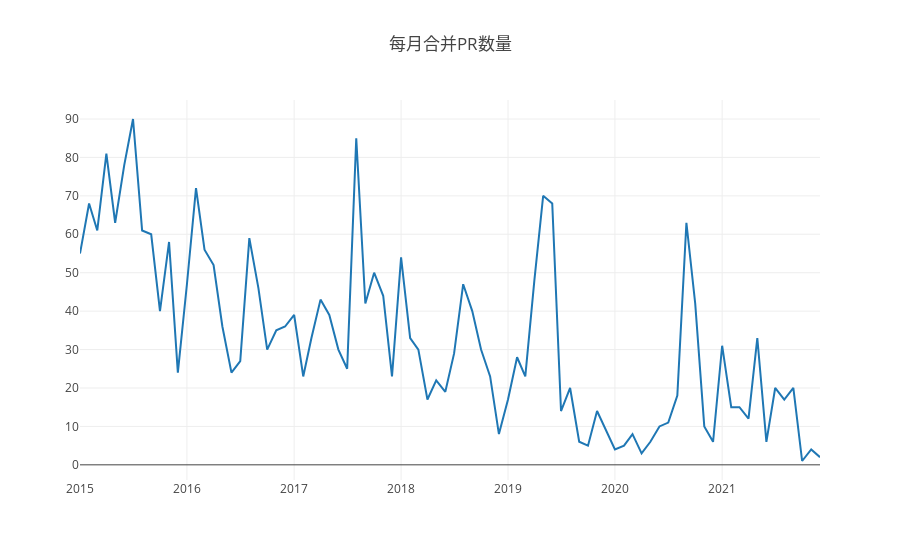

Here is the notebook cell this chart was saved with:
### Code cell
var startYear = 2015,
  endYear = 2021;
var years = [];
var repo_id = 3228505;
var query = openDigger.driver.clickhouse.query;
for (var y = startYear; y <= endYear; y++) years.push(y);
console.log("任务3.2");
Promise.all(
  years.map((year) => {
    return query(`
    select pull_merged_at
    from github_log.events
    where repo_id=${repo_id} and type = 'PullRequestEvent'  and toYear (created_at) = ${year}
    `);
  })
).then((data) => {
  const tmp = {};
  for (let i = 0; i < data.length; i++) {
    for (let j = 0; j < data[i].length; j++) {
      if (data[i][j].pull_merged_at != null && data[i][j].pull_merged_at.slice(0, 4) !== "1970") {
        if (tmp.hasOwnProperty(data[i][j].pull_merged_at.slice(0, 7))) {
          tmp[data[i][j].pull_merged_at.slice(0, 7)] += 1;
        } else {
          tmp[data[i][j].pull_merged_at.slice(0, 7)] = 1;
        }
      }
    }
  }
  const ordered = Object.fromEntries(Object.entries(tmp).sort());
  let timeArray = [];
  let countArray = [];
  for (const key in ordered) {
    timeArray.push(key);
    countArray.push(ordered[key]);
  }
  for (let i = 0; i < timeArray.length; i++) {
    console.log("月份: " + timeArray[i]);
    console.log("当月合并PR: " + countArray[i]);
  }
  var data = [
    {
      x: timeArray,
      y: countArray,
      type: "scatter",
    },
  ];
  openDigger.render.plotly(data, { title: "每月合并PR数量" });
});

### Figure 1 — Plotly figure (JSON) as saved in the notebook; plotly's stock layout.template omitted (floating-point values rounded to 4 significant figures)
{"data": [{"type": "scatter", "x": ["2015-01", "2015-02", "2015-03", "2015-04", "2015-05", "2015-06", "2015-07", "2015-08", "2015-09", "2015-10", "2015-11", "2015-12", "2016-01", "2016-02", "2016-03", "2016-04", "2016-05", "2016-06", "2016-07", "2016-08", "2016-09", "2016-10", "2016-11", "2016-12", "2017-01", "2017-02", "2017-03", "2017-04", "2017-05", "2017-06", "2017-07", "2017-08", "2017-09", "2017-10", "2017-11", "2017-12", "2018-01", "2018-02", "2018-03", "2018-04", "2018-05", "2018-06", "2018-07", "2018-08", "2018-09", "2018-10", "2018-11", "2018-12", "2019-01", "2019-02", "2019-03", "2019-04", "2019-05", "2019-06", "2019-07", "2019-08", "2019-09", "2019-10", "2019-11", "2020-01", "2020-02", "2020-03", "2020-04", "2020-05", "2020-06", "2020-07", "2020-08", "2020-09", "2020-10", "2020-11", "2020-12", "2021-01", "2021-02", "2021-03", "2021-04", "2021-05", "2021-06", "2021-07", "2021-08", "2021-09", "2021-10", "2021-11", "2021-12"], "y": [55, 68, 61, 81, 63, 78, 90, 61, 60, 40, 58, 24, 47, 72, 56, 52, 36, 24, 27, 59, 46, 30, 35, 36, 39, 23, 33, 43, 39, 30, 25, 85, 42, 50, 44, 23, 54, 33, 30, 17, 22, 19, 29, 47, 40, 30, 23, 8, 17, 28, 23, 48, 70, 68, 14, 20, 6, 5, 14, 4, 5, 8, 3, 6, 10, 11, 18, 63, 42, 10, 6, 31, 15, 15, 12, 33, 6, 20, 17, 20, 1, 4, 2]}], "layout": {"autosize": true, "title": {"text": "每月合并PR数量"}, "xaxis": {"autorange": true, "range": ["2015-01-01", "2021-12-01"], "type": "date"}, "yaxis": {"autorange": true, "range": [-3.944, 94.94], "type": "linear"}}}
